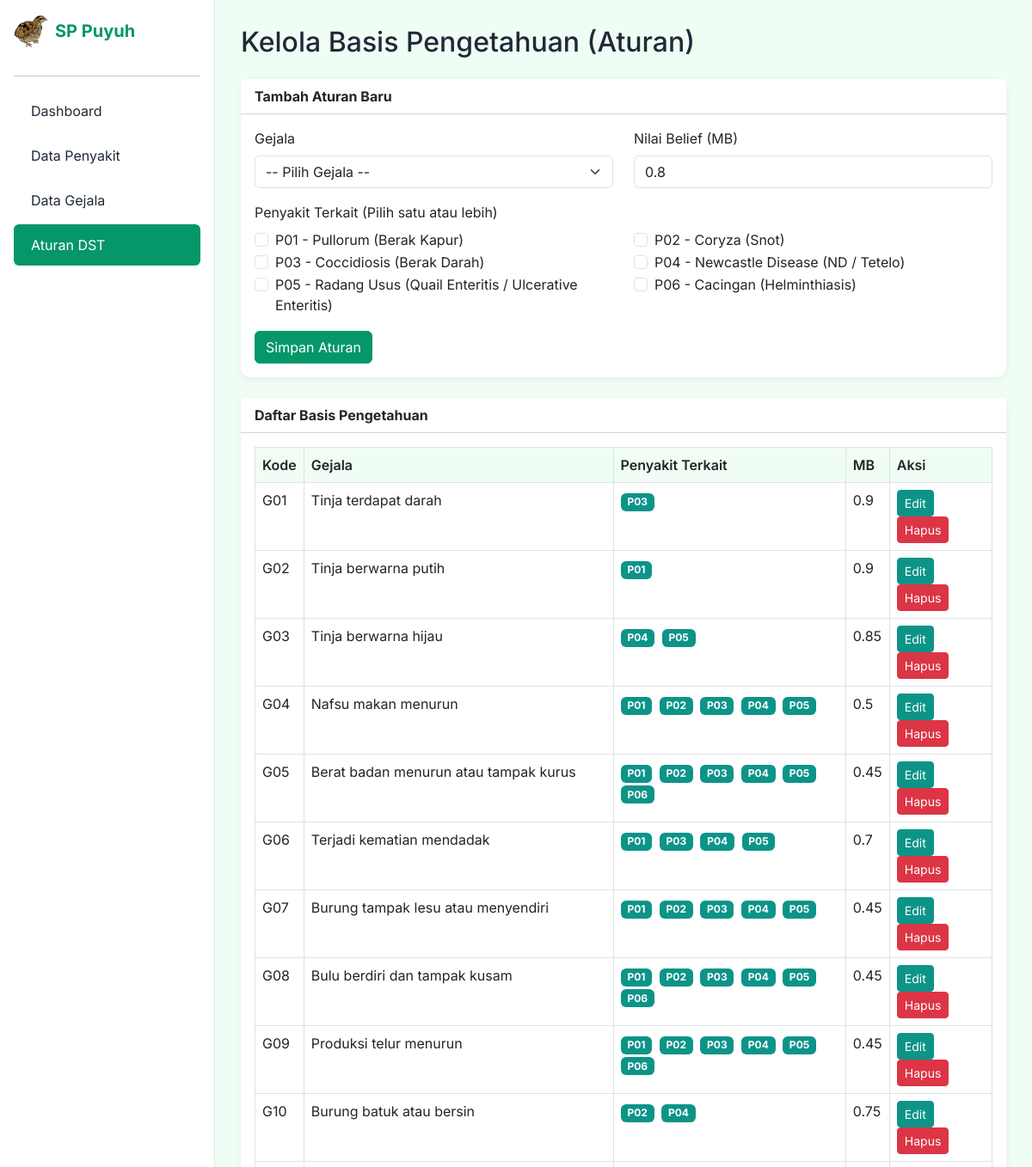
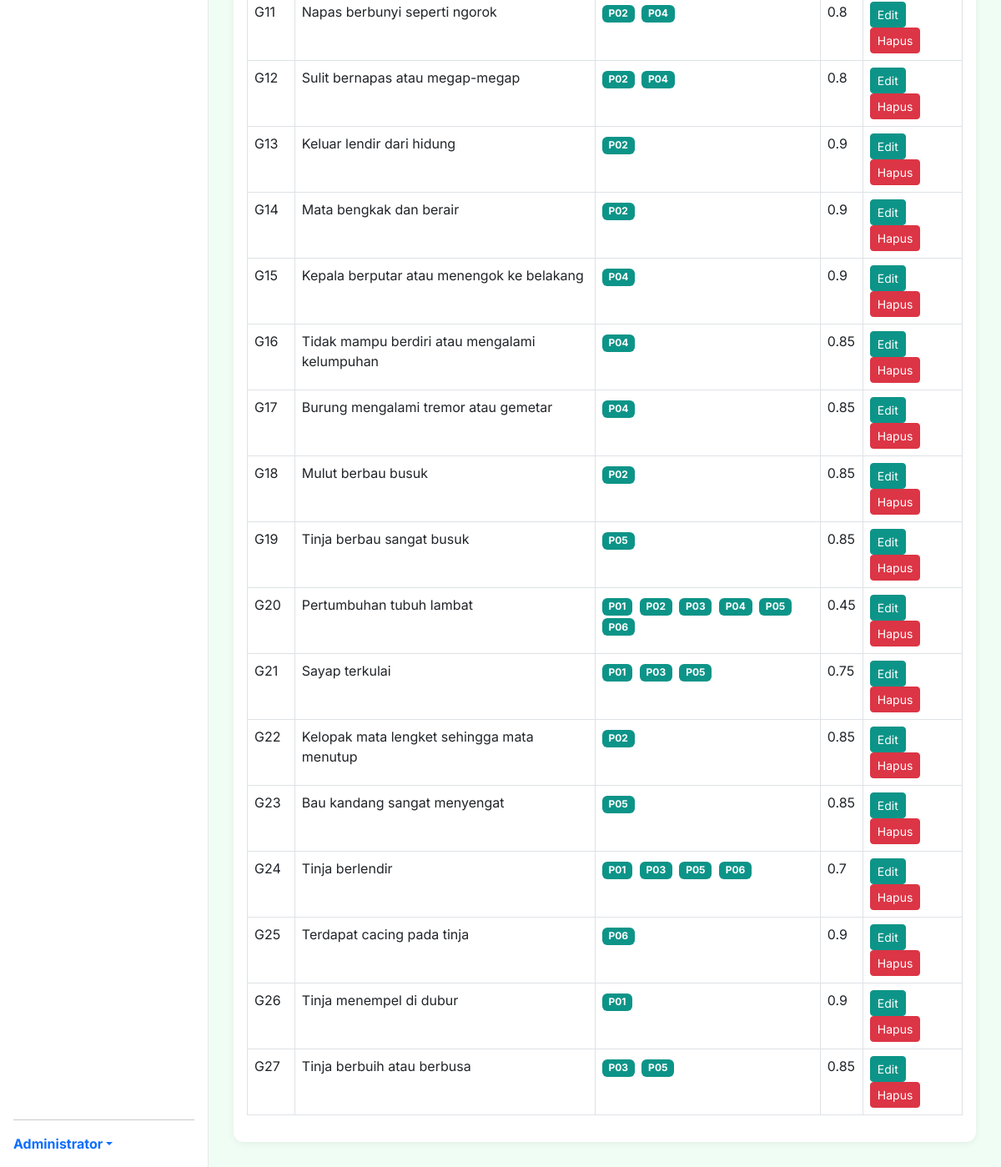
Screenshot of /admin/aturan.php (signed in) with the database file from the repository (2 pictures, top to bottom).
### tables this page shows
CREATE TABLE `penyakit` (
  `id_penyakit` varchar(10) NOT NULL,
  `nama_penyakit` varchar(100) NOT NULL,
  `deskripsi` text DEFAULT NULL,
  `saran_penanganan` text DEFAULT NULL,
  `status` enum('aktif','nonaktif') NOT NULL DEFAULT 'aktif',
  PRIMARY KEY (`id_penyakit`)
);

### admin/aturan.php (the view, shortened to what this page needs)
<?php
include '../config/database.php';
include 'includes/header.php';
$edit_data = null;
$edit_penyakit = [];
$all_penyakit = $pdo->query("SELECT * FROM penyakit ORDER BY id_penyakit ASC")->fetchAll();
$aturan = $pdo->query("
    SELECT b.kode_gejala, g.nama_gejala,
           GROUP_CONCAT(b.kode_penyakit ORDER BY b.kode_penyakit) as penyakit_list,
           MAX(b.mb) as mb
    FROM basis_pengetahuan b
    JOIN gejala g ON b.kode_gejala = g.id_gejala
    GROUP BY b.kode_gejala, g.nama_gejala
    ORDER BY b.kode_gejala ASC
")->fetchAll();
?>
<h2 class="mb-4">Kelola Basis Pengetahuan (Aturan)</h2>
<div class="card mb-4">
    <div class="card-header bg-white fw-bold">
        <?php echo $edit_data ? 'Edit Aturan untuk ' . $edit_data['kode_gejala'] : 'Tambah Aturan Baru'; ?>
    </div>
    <div class="card-body">
        <form method="POST">
            <div class="row">
                <div class="col-md-6 mb-3">
                    <label class="form-label">Gejala</label>
                    <select name="kode_gejala" class="form-select" required <?php echo $edit_data ? 'readonly' : ''; ?>>
                        <option value="">-- Pilih Gejala --</option>
                    </select>
                </div>
                <div class="col-md-6 mb-3">
                    <label class="form-label">Nilai Belief (MB)</label>
                    <input type="number" step="0.01" min="0" max="1" name="mb" class="form-control"
                           value="<?php echo $edit_data['mb'] ?? '0.8'; ?>" required placeholder="Contoh: 0.8">
                </div>
            </div>
            <div class="mb-3">
                <label class="form-label">Penyakit Terkait (Pilih satu atau lebih)</label>
                <div class="row">
                    <?php foreach ($all_penyakit as $p): ?>
                    <div class="col-md-6">
                        <div class="form-check">
                            <input class="form-check-input" type="checkbox" name="penyakit_ids[]"
                                   value="<?php echo $p['id_penyakit']; ?>"
                                   id="p_<?php echo $p['id_penyakit']; ?>"
                                   <?php echo in_array($p['id_penyakit'], $edit_penyakit) ? 'checked' : ''; ?>>
                            <label class="form-check-label" for="p_<?php echo $p['id_penyakit']; ?>">
                                <?php echo $p['id_penyakit'] . ' - ' . $p['nama_penyakit']; ?>
                            </label>
                        </div>
                    </div>
                    <?php endforeach; ?>
                </div>
            </div>
            <button type="submit" class="btn btn-primary"><?php echo $edit_data ? 'Update Aturan' : 'Simpan Aturan'; ?></button>
        </form>
    </div>
</div>
<div class="card">
    <div class="card-header bg-white fw-bold">Daftar Basis Pengetahuan</div>
    <div class="card-body">
        <div class="table-responsive">
            <table class="table table-bordered table-hover">
                <thead class="text-white" style="background-color: var(--primary);">
                    <tr>
                        <th>Kode</th>
                        <th>Gejala</th>
                        <th>Penyakit Terkait</th>
                        <th>MB</th>
                        <th>Aksi</th>
                    </tr>
                </thead>
                <tbody>
                    <?php foreach ($aturan as $a): ?>
                    <tr>
                        <td><?php echo $a['kode_gejala']; ?></td>
                        <td><?php echo $a['nama_gejala']; ?></td>
                        <td>
                            <?php
                            $penyakit_arr = explode(',', $a['penyakit_list']);
                            foreach ($penyakit_arr as $p): ?>
                                <span class="badge text-white me-1 bg-accent"><?php echo $p; ?></span>
                            <?php endforeach; ?>
                        </td>
                        <td><?php echo $a['mb']; ?></td>
                        <td>
                            <a href="aturan.php?edit_gejala=<?php echo $a['kode_gejala']; ?>" class="btn btn-sm btn-accent">Edit</a>
                            <a href="aturan.php?delete_gejala=<?php echo $a['kode_gejala']; ?>" class="btn btn-sm btn-danger" onclick="return confirm('Hapus semua aturan untuk gejala ini?')">Hapus</a>
                        </td>
                    </tr>
                    <?php endforeach; ?>
                </tbody>
            </table>
        </div>
    </div>
</div>
<?php include 'includes/footer.php'; ?>

### admin/includes/header.php (style rules this page uses)
:root { --primary: #059669; --primary-dark: #047857; --accent: #0D9488; --bg-light: #F0FDF4; --bg-white: #FFFFFF; --text-dark: #1F2937; --text-muted: #6B7280; }
body { font-family: 'Inter', sans-serif; background-color: var(--bg-light); color: var(--text-dark); }
.btn-primary { background-color: var(--primary); border-color: var(--primary); }
.card { border: none; border-radius: 12px; box-shadow: 0 2px 8px rgba(0,0,0,0.06); }
.table th { background-color: var(--bg-light); font-weight: 600; }
.btn-accent { background-color: var(--accent) !important; border-color: var(--accent) !important; color: white !important; }
.bg-accent { background-color: var(--accent) !important; }

### rows the page displays
penyakit: id_penyakit "P01", nama_penyakit "Pullorum (Berak Kapur)"
penyakit: id_penyakit "P02", nama_penyakit "Coryza (Snot)"
penyakit: id_penyakit "P03", nama_penyakit "Coccidiosis (Berak Darah)"
penyakit: id_penyakit "P04", nama_penyakit "Newcastle Disease (ND / Tetelo)"
penyakit: id_penyakit "P05", nama_penyakit "Radang Usus (Quail Enteritis / Ulcerative Enteritis)"
penyakit: id_penyakit "P06", nama_penyakit "Cacingan (Helminthiasis)"

### other values shown
$_SESSION['user_name'] "Administrator"
$a['kode_gejala'] "G01"
$a['nama_gejala'] "Tinja terdapat darah"
$p "P03"
$a['mb'] "0.9"
$a['kode_gejala'] "G02"
$a['nama_gejala'] "Tinja berwarna putih"
$p "P01"
$a['kode_gejala'] "G03"
$a['nama_gejala'] "Tinja berwarna hijau"
$p "P04"
$p "P05"
$a['mb'] "0.85"
$a['kode_gejala'] "G04"
$a['nama_gejala'] "Nafsu makan menurun"
